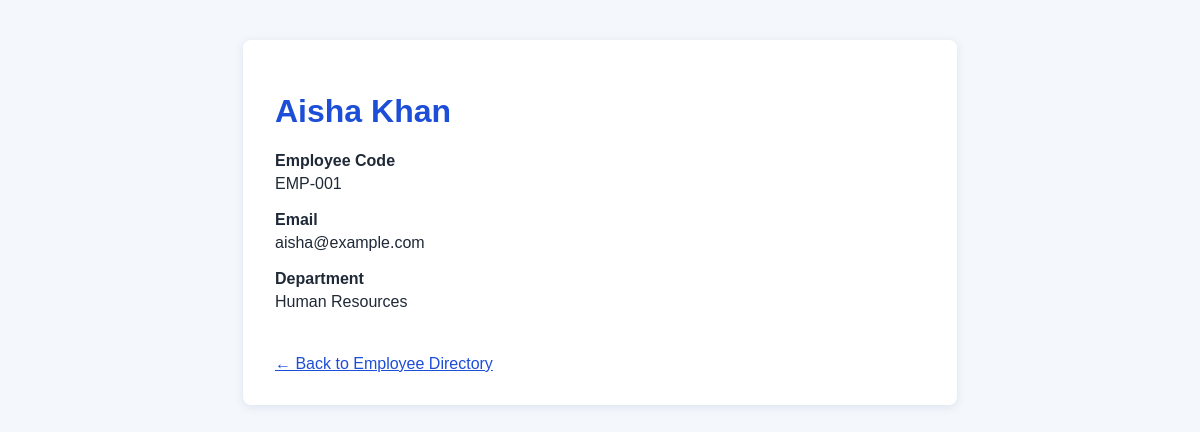
Page /employees/EMP-001 on the committed database.
### main.py (models this page shows)
class EmployeeDatabase(Base):
    __tablename__ = "employees"
    id = Column(Integer, primary_key=True)
    employee_code = Column(String, unique=True, nullable=False)
    full_name = Column(String, nullable=False)
    email = Column(String, unique=True, nullable=False)
    department = Column(String, nullable=False)

### main.py (the view)
@app.get("/employees/{employee_code}", response_class=HTMLResponse)
def employee_profile(employee_code: str, request: Request):
    database = SessionLocal()
    employee = database.query(EmployeeDatabase).filter(
        EmployeeDatabase.employee_code == employee_code
    ).first()
    if not employee:
        database.close()
        raise HTTPException(
            status_code=404,
            detail="Employee not found."
        )
    database.close()
    return templates.TemplateResponse(
        request=request,
        name="employee_detail.html",
        context={"employee": employee}
    )

### templates/employee_detail.html (shortened to what this page needs)
<!DOCTYPE html>
<html>
<head>
</head>
<body>
    <div class="card">
        <h1>{{ employee.full_name }}</h1>
        <dl>
            <dt>Employee Code</dt>
            <dd>{{ employee.employee_code }}</dd>
            <dt>Email</dt>
            <dd>{{ employee.email }}</dd>
            <dt>Department</dt>
            <dd>{{ employee.department }}</dd>
        </dl>
        <a href="/">← Back to Employee Directory</a>
    </div>
</body>
</html>

### templates/employee_detail.html (style rules this page uses)
body { font-family: Arial, sans-serif; background: #f4f7fb; margin: 0; padding: 40px; color: #1f2937; }
.card { background: white; border-radius: 8px; box-shadow: 0 2px 8px #dbe3f0; max-width: 650px; margin: auto; padding: 32px; }
h1 { color: #1d4ed8; }
dt { font-weight: bold; margin-top: 18px; }
dd { margin-left: 0; margin-top: 5px; }
a { display: inline-block; margin-top: 28px; color: #1d4ed8; }

### rows in the picture
EmployeeDatabase: full_name "Aisha Khan", employee_code "EMP-001", email "aisha@example.com", department "Human Resources"
